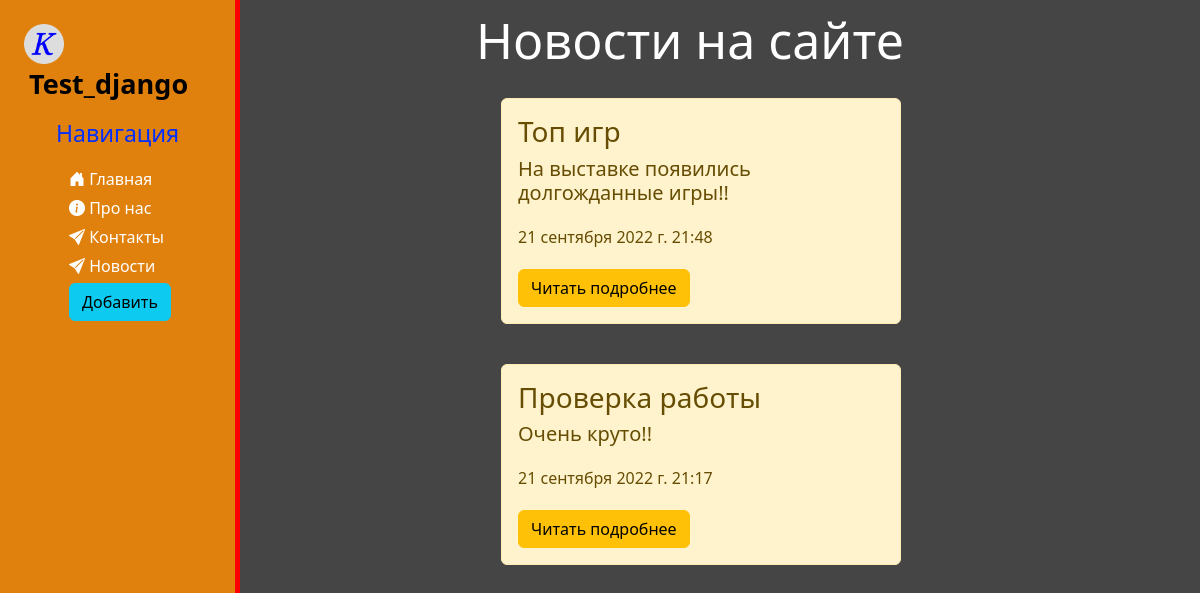
Before: /news/ with the older database file.
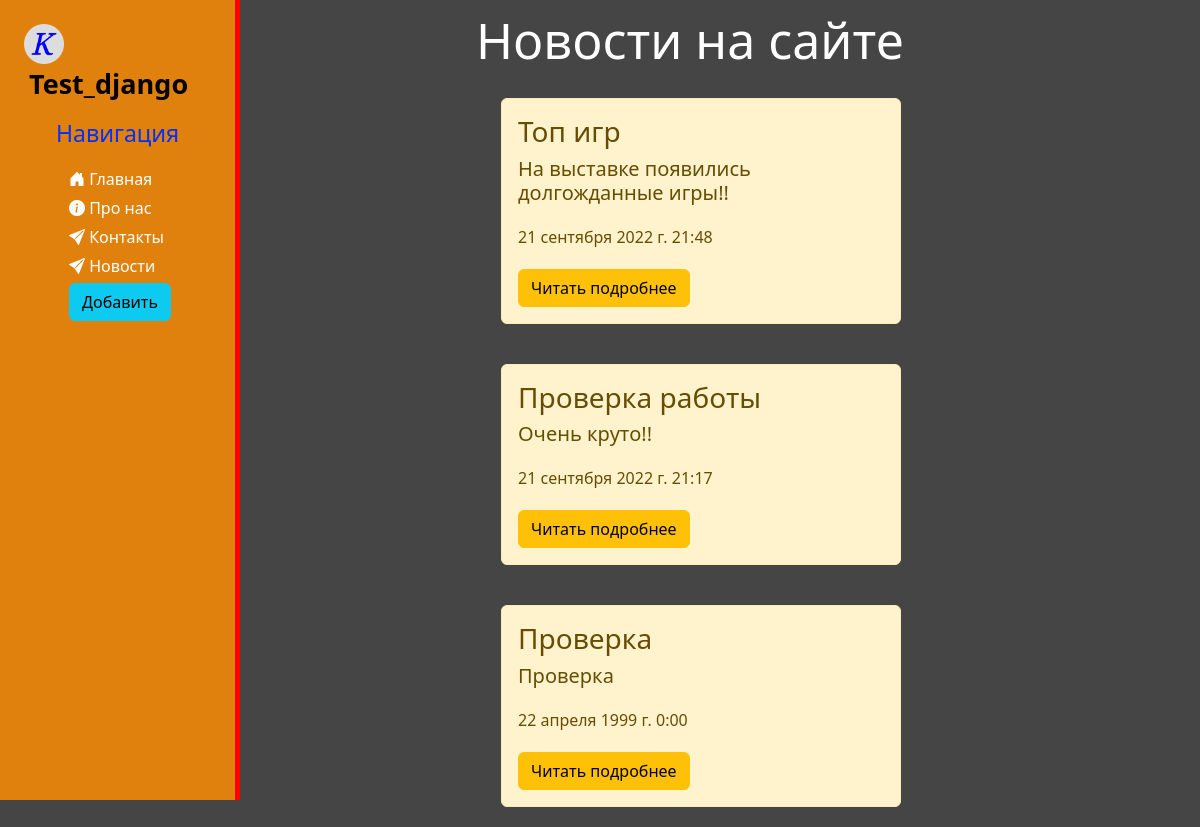
After: the same page with the newer database file.
### news/models.py (models this page shows, shortened)
class Artiles(models.Model):
    title = models.CharField('Название', max_length=50)
    anons = models.CharField('Анонс', max_length=250,)
    full_text = models.TextField('Статья')
    date = models.DateTimeField('Дата публикации')
    class Meta:
        verbose_name = 'Новость'
        verbose_name_plural = 'Новости'

### news/views.py (the view)
def news_home(request):
    news = Artiles.objects.order_by('-date')
    return render(request, 'news/news_home.html', {'news': news})

### news/templates/news/news_home.html (shortened to what this page needs)
{% extends 'main/layout.html' %}
{% block content %}
    <div class="features">
        <h1>Новости на сайте</h1>
        {% if news %}
            {% for el in news%}
                <div class="alert alert-warning">
                    <h3>{{ el.title }}</h3>
                    <h5>{{ el.anons}}</h5>
                    <p>{{ el.date}}</p>
                    <a href="{% url 'news-detail' el.id %}" class="btn btn-warning">Читать подробнее</a>
                </div>
            {% endfor %}
        {% else %}
            <p>Еще нет новостей</p>
        {% endif %}
    </div>
{% endblock  %}

### main/templates/main/layout.html (shortened to what this page needs)
{% load static %}
<!DOCTYPE html>
<html lang="ru">
<head>
    <link rel="stylesheet" href="https://cdn.jsdelivr.net/npm/bootstrap@5.2.0/dist/css/bootstrap.min.css">
    <link rel="stylesheet" href="https://cdn.jsdelivr.net/npm/bootstrap-icons@1.9.1/font/bootstrap-icons.css">
    <link rel="stylesheet" href="{% static 'main/css/main.css' %}">
</head>
<body>
    <aside>
        <img src="{% static 'main/img/logo.png' %}" alt="Лого">
        <span class="logo">Test_django</span>
        <h4>Навигация</h4>
        <ul>
            <a href="{% url 'home' %}"><li><i class="bi bi-house-door-fill"></i> Главная</li></a>
            <a href="{% url 'about' %}"><li><i class="bi bi-info-circle-fill"></i> Про нас</li></a>
            <a href=""><li><i class="bi bi-send-fill"></i> Контакты</li></a>
            <a href="{% url 'news_home' %}"><li><i class="bi bi-send-fill"></i> Новости</li></a>
            <a href="{% url 'create' %}"><li><button class="btn btn-info"> Добавить</button></button></li></a>
        </ul>
    </aside>
    <main>
        {% block content %}
        {% endblock %}
    </main>
</body>
</html>

### main/static/main/css/main.css (style rules this page uses)
body { background: rgba(0, 0, 0, 0.729); }
aside { float: left; background: rgba(255, 142, 3, 0.835); width: 20%; padding: 2%; height: 100vh; color: rgb(0, 0, 0); border-right: 5px solid rgb(255, 0, 0); }
aside a { text-decoration: none; }
aside img { width: 40px; height: 40px; float: left; }
aside .logo { font-size: 27px; margin-left: 5px; font-weight: bold; }
aside h4 { margin-top: 15px; margin-bottom: 20px; font-size: 23px; text-align: center; color: rgb(0, 47, 255); }
aside ul { list-style: none; padding-left: 0px; }
aside ul li { color: #fff; display: block; margin-top: 5px; margin-left: 45px; transition: transform .6s ease; }
main .features { float: left; color: #fff; margin-top: 10px; text-align: center; width: 75%; }
main .features h1 { font-size: 50px; }
main .features p { max-width: 400px; margin: 20px auto; }
.alert-warning { float: left; clear: both; width: 400px; margin: 20px 29%; text-align: left; }

Changed rows visible on the page:
added Artiles: title "Проверка", anons "Проверка", date "22 апреля 1999 г. 0:00"
